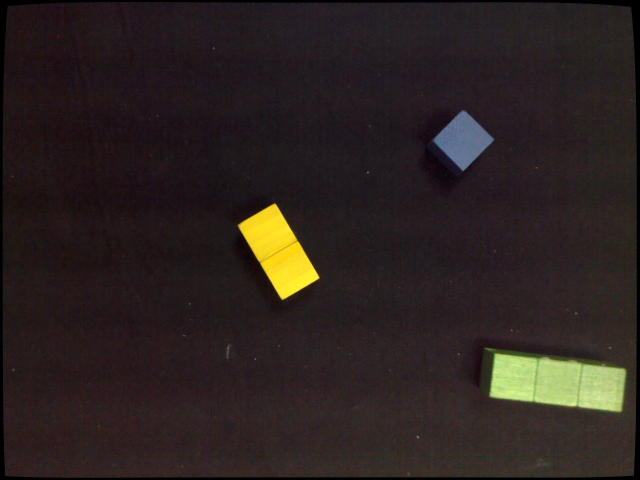
#> input picture cv/brick/images/img-430.png, 1280 x 960 px (shown at 1/2 size)
$ python main.py
#> lines starting #> are read from the running program, lines starting #| are printed output that depends on the picture; after the words box and inside, x2 and y2 are one past the last pixel; in counts of white or black regions, pixels touching at a corner belong together; long printed decimals are rounded

import cv2 as cv
import math
import numpy as np
import os

DIR = os.path.dirname(__file__).replace("\\", "/")

def AnnoObjWithColorSim(img, obj_colors):
    # img[H, W, 3]
    # obj_colors[N, 3]

    assert len(img.shape) == 3
    assert img.shape[2] == 3

    assert len(obj_colors.shape) == 2
    assert obj_colors.shape[1] == 3

    H, W = img.shape[:2]
    N = obj_colors.shape[0]

    img = cv.medianBlur(img, 11)

    THRESHOLD = 60

    dists = [np.full((H, W), THRESHOLD)]

    for obj_color in obj_colors:
        dists.append(np.abs(img - obj_color).max(axis=-1))

    mark_img = np.stack(dists, axis=-1).argmin(axis=-1)
    mark_img, trans = SepImage(mark_img)

    assigned_obj_idx = set()

    for mark, count in sorted(zip(*np.unique(mark_img, return_counts=True)),
                              key=lambda p: p[1],
                              reverse=True):
        obj_idx = trans[mark]

        if obj_idx in assigned_obj_idx:
            trans[mark] = 0
        else:
            assigned_obj_idx.add(obj_idx)

    return np.vectorize(trans.get, otypes=[np.int32])(mark_img)

def SepImage(img):
    # img[H, W]

    assert len(img.shape) == 2

    H, W = img.shape

    m = np.zeros((H, W), dtype=np.int32)
    obj_i = 0

    q = list()

    dx = [1, 0, -1, 0]
    dy = [0, 1, 0, -1]

    trans = {0: 0}

    for i in range(H):
        for j in range(W):
            if img[i, j] == 0 or 0 < m[i, j]:
                continue

            obj_i += 1
            m[i, j] = obj_i
            q.append((i, j))

            cur_val = img[i, j]

            trans[obj_i] = cur_val

            while 0 < len(q):
                cur_i, cur_j = q[-1]
                q.pop()

                for d in range(4):
                    nxt_i, nxt_j = cur_i + dx[d], cur_j + dy[d]

                    if 0 <= nxt_i and nxt_i < H and \
                    0 <= nxt_j and nxt_j < W and \
                    m[nxt_i, nxt_j] == 0 and \
                    cur_val == img[nxt_i, nxt_j]:
                        m[nxt_i, nxt_j] = obj_i
                        q.append((nxt_i, nxt_j))

    return m, trans

def FindCL(points):
    # points[N, 2]

    N = points.shape[0]

    assert points.shape == (N, 2)

    center = points.mean(axis=0)
    norm_points = points - center

    u11 = (norm_points[:, 0] * norm_points[:, 1]).sum()
    u20 = (norm_points[:, 0]**2).sum()
    u02 = (norm_points[:, 1]**2).sum()

    phi = 0.5 * math.atan2(2 * u11, u20 - u02)

    return center, phi

def DrawLine(img, center, phi, color):
    assert len(img.shape) == 3
    assert img.shape[2] == 3

    c = math.cos(phi)
    s = math.sin(phi)

    H, W = img.shape[:2]

    def ok(p):
        return 0 <= p[0] and p[0] < H and 0 <= p[1] and p[1] < W

    ps = [[int((  0-center[0]) / c * s + center[1]),   0],
          [int((H-1-center[0]) / c * s + center[1]), H-1],
          [0  , int((  0-center[1]) / s * c + center[0])],
          [W-1, int((W-1-center[1]) / s * c + center[0])],]

    k = []

    for p in ps:
        if 0 <= p[0] and p[0] < W and 0 <= p[1] and p[1] < H:
            k.append(p)

    cv.line(img, k[0], k[1], color, 1)

def ReadCameraParam(filename):
    camera_params = np.load(filename, allow_pickle=True).item()
    camera_mat = camera_params["camera_mat"]
    camera_distort = camera_params["camera_distort"]

    return camera_mat, camera_distort

def GetCos(u, v):
    return (u*v).sum() / np.linalg.norm(u) / np.linalg.norm(v)

def GetAng(u, v):
    return np.arccos(GetCos(u, v))

# [86 lines left out: functions main, main2, not called in this run]

def UndistortImage(img, camera_mat, camera_distort):
    H, W = img.shape[:2]

    new_camera_mat, roi = cv.getOptimalNewCameraMatrix(
        camera_mat, camera_distort, (W, H), 1, (W, H))

    undistorted_img = cv.undistort(
        img, camera_mat, camera_distort, None, new_camera_mat)

    x, y, w, h = roi

    undistorted_img = undistorted_img[y:y+h, x:x+w]

    return undistorted_img

def main3():
    '''
    model:
        proj_area = K / distance^2

    F:
        z: the z param of robot arm

        proj_area = K / (C + M * z)^2

        merge K

        C + M * z = sqrt(1 / proj_area)

        denote xi = sqrt(1 / proj_area_i)
        denote yi = z

        modify the model for robustness

        yi = c0 + c1 * xi + c2 * xi^2 + c3 * xi^3

        linear regression to get c

    when height estimating
        est_z = (sqrt(real_area / proj_area) - C) / M

        cur_z: the current z param of robot arm

        height = cur_z - est_z
    '''

    camera_mat, camera_distort = \
        ReadCameraParam(f"{DIR}/../camera_calib/camera_params.npy")
#> (reads cv/camera_calib/camera_params.npy from the repository)

    inv_camera_mat = np.linalg.inv(camera_mat)

    img_filenames = [
        f"{DIR}/images/img-430.png",
        f"{DIR}/images/img-530.png",
        f"{DIR}/images/img-630.png",
        f"{DIR}/images/img-730.png",
    ]

    IMG_NUM = len(img_filenames)

    zs = np.array([430, 530, 630, 730])

    obj_colors = np.array([
        [ 97,113,145], # blue
        [254,224, 38], # yellow
        [181,210,124], # green
    ])

    anno_colors = np.concatenate([[[0, 0, 0]], obj_colors],
                                 axis=0).astype(np.uint8)

    OBJ_NUM = obj_colors.shape[0]

    anno_to_obj_color_r = np.vectorize(
        lambda anno: anno_colors[anno][0], otypes=[np.uint8])
    anno_to_obj_color_g = np.vectorize(
        lambda anno: anno_colors[anno][1], otypes=[np.uint8])
    anno_to_obj_color_b = np.vectorize(
        lambda anno: anno_colors[anno][2], otypes=[np.uint8])

    obj_areas = np.empty((IMG_NUM, OBJ_NUM))

    for img_idx in range(IMG_NUM):
        print(f"img_idx = {img_idx}")

        img_filename = img_filenames[img_idx]

        print(f"img_filename = {img_filename}")

        img = cv.cvtColor(cv.imread(img_filenames[img_idx]),
                          cv.COLOR_BGR2RGB)

        img = UndistortImage(img, camera_mat, camera_distort)
#> in UndistortImage, `undistorted_img = cv.undistort( img, camera_mat, camera_distort, None,..`:
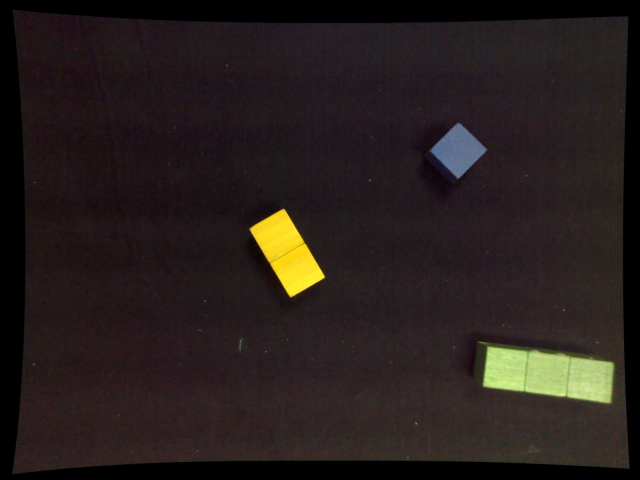
#> undistorted_img: shape (960, 1280, 3) (shown at 1/2 size); mean R, G, B 38.9, 30.7, 28.8
#> in UndistortImage, `undistorted_img = undistorted_img[y:y+h, x:x+w]`:
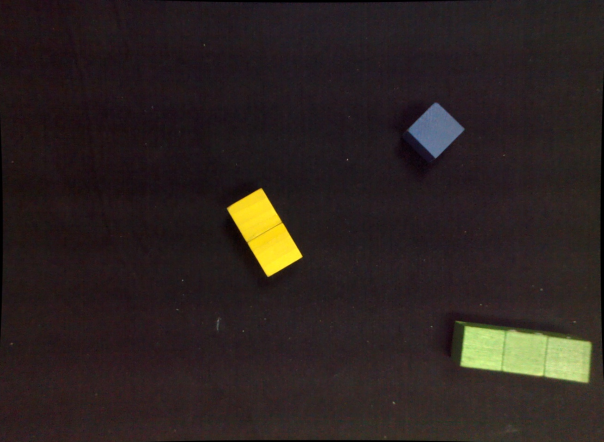
#> undistorted_img: shape (884, 1207, 3) (shown at 1/2 size); mean R, G, B 44.3, 35, 32.8

        assert len(img.shape) == 3
        assert img.shape[2] == 3

        obj_anno = AnnoObjWithColorSim(img, obj_colors)
#> in AnnoObjWithColorSim, `img = cv.medianBlur(img, 11)`:
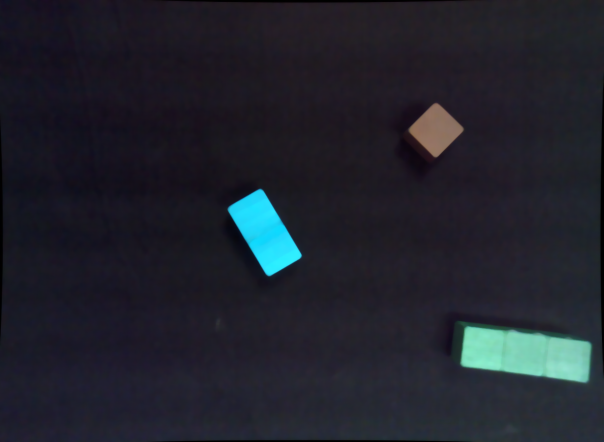
#> img: shape (884, 1207, 3) (shown at 1/2 size); mean of channels 0, 1, 2 44.3, 34.9, 32.8; drawn as B, G, R
#> after the loop in AnnoObjWithColorSim, `for obj_color in obj_colors:`: dists = 4 items
#> in AnnoObjWithColorSim, `mark_img = np.stack(dists, axis=-1).argmin(axis=-1)`:
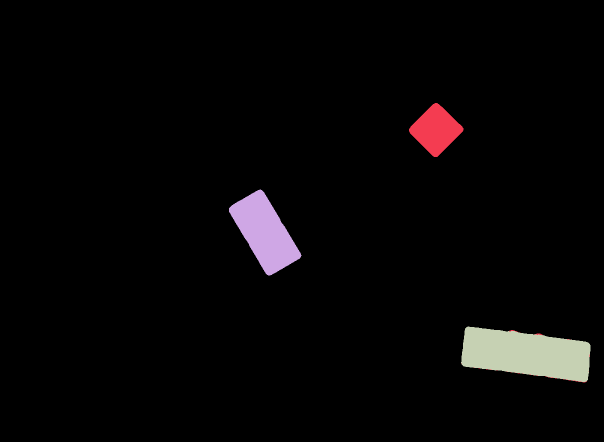
#> mark_img: shape (884, 1207) int64 (shown at 1/2 size); 4 distinct labels, from 0 to 3; one colour per label, 0 black
#> in SepImage, `m = np.zeros((H, W), dtype=np.int32)`: m: shape (884, 1207) int32; every value is 0
#> after the loop in SepImage, `for i in range(H):`: m: shape (884, 1207) int32; 44 distinct labels, from 0 to 43
#> after the loop in SepImage, `for i in range(H):`: obj_i = 43; q = []; trans = 44 items
#> the loop in AnnoObjWithColorSim, `for mark, count in sorted(zip(*np.unique(mark_img, return_counts=True)..` made 44 passes
#> (mark, count, obj_idx) on passes 1 to 12: (0, 1026992, 0), (3, 20448, 3), (2, 12782, 2), (1, 6604, 1), (9, 30, 1), (4, 20, 1), (32, 6, 1), (38, 6, 1), (41, 6, 1), (43, 6, 1), (11, 5, 1), (13, 5, 1)
#> after the loop in AnnoObjWithColorSim, `for mark, count in sorted(zip(*np.unique(mark_img, return_counts=True)),`: assigned_obj_idx = 4 items
#> in AnnoObjWithColorSim, `return np.vectorize(trans.get, otypes=[np.int32])(mark_img)`: returned value: shape (884, 1207) int32; 4 distinct labels, from 0 to 3

        anno_img = np.stack([
            anno_to_obj_color_r(obj_anno),
            anno_to_obj_color_g(obj_anno),
            anno_to_obj_color_b(obj_anno),
        ], axis=2)
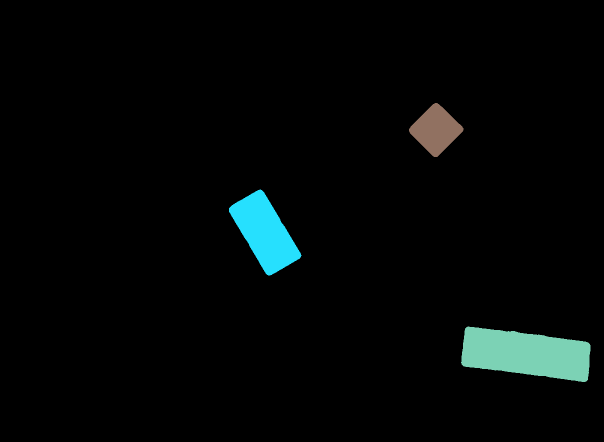
#> anno_img: shape (884, 1207, 3) (shown at 1/2 size); mean of channels 0, 1, 2 7.1, 7.4, 3.7; drawn as B, G, R

        for obj_idx in range(OBJ_NUM):
            obj_points = np.stack(np.where(obj_anno == obj_idx + 1), axis=-1)

            area = float(obj_points.shape[0])

            center, phi = FindCL(obj_points)

            obj_areas[img_idx, obj_idx] = area

            print(f"obj_idx {obj_idx}: center = {center} phi = {phi} area = {area}")

            DrawLine(anno_img, center, phi, [255, 255, 255])

            cv.circle(anno_img,
                      (int(round(center[1])), int(round(center[0]))),
                      3, [255, 0, 0], -1)
#> this loop made 3 passes
#> (center, u11 in FindCL, u20 in FindCL, u02 in FindCL, phi, c in DrawLine, s in DrawLine, ps in DrawLine) on passes 1 to 3: ([259.4, 871.4], -94214.2, 3587427.2, 3631706.2, -0.901, 0.621, -0.784, [[1198, 0], [84, 883], [0, 949], [1206, -5]]), ([464.7, 529.2], 9001492.4, 21728835.5, 12194598.1, 0.542, 0.857, 0.516, [[249, 0], [780, 883], [0, -414], [1206, 1589]]), ([707.6, 1051.9], 13025042, 12711184.2, 108313796.4, 1.44, 0.133, 0.991, [[-4236, 0], [2363, 883], [0, 566], [1206, 728]])
#| obj_idx 0: center = [259.357 871.416 ] phi = -0.9008 area = 6604.0
#| obj_idx 1: center = [464.708 529.153] phi = 0.5419 area = 12782.0
#| obj_idx 2: center = [ 707.559  1051.882] phi = 1.438 area = 20448.0
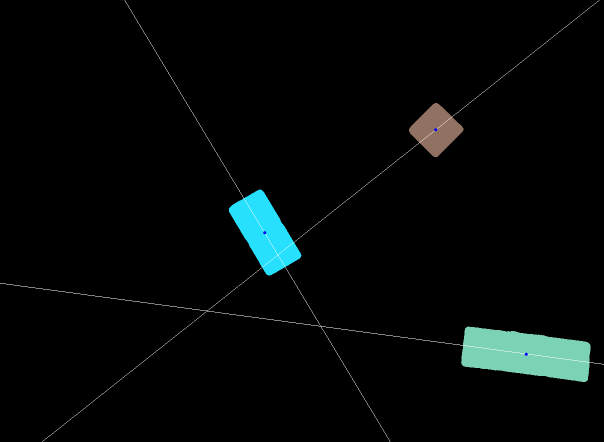
#> anno_img: shape (884, 1207, 3) (shown at 1/2 size); 0.31% of pixels changed, all inside (x1, y1, x2, y2) = (0, 0, 1207, 884); drawn as B, G, R
#> after the loop, obj_areas = [[6604, 12782, 20448], [4.79e-322, 5.58e-322, 7.16e-322], [1.25e-321, 1.11e-321, 1.88e-322], [8.94e-322, 1.04e-321, 6.13e-322]]

        '''
        cv.imshow(f"anno {img_filename}",
                  cv.cvtColor(anno_img, cv.COLOR_RGB2BGR))
        cv.waitKey(0)
        '''

    for obj_idx in range(OBJ_NUM):
        print(f"obj_idx = {obj_idx}")

        xs = obj_areas[:, obj_idx]**-0.5
        ys = zs.reshape((IMG_NUM, 1))

        K = len(xs)

        A = list()

        A.append(np.ones((K,)))
        A.append(xs)

        A = np.stack(A, axis=-1)

        cs, res = np.linalg.lstsq(A, ys)[:2]

        res = ((A @ cs - ys)**2).sum()

        print(f"cs =\n{cs}")
        print(f"res = {res}")
        print(f"rms = {(res / K)**0.5}")

if __name__ == "__main__":
#> (the run stopped early here; a loop or call above may not have finished)
